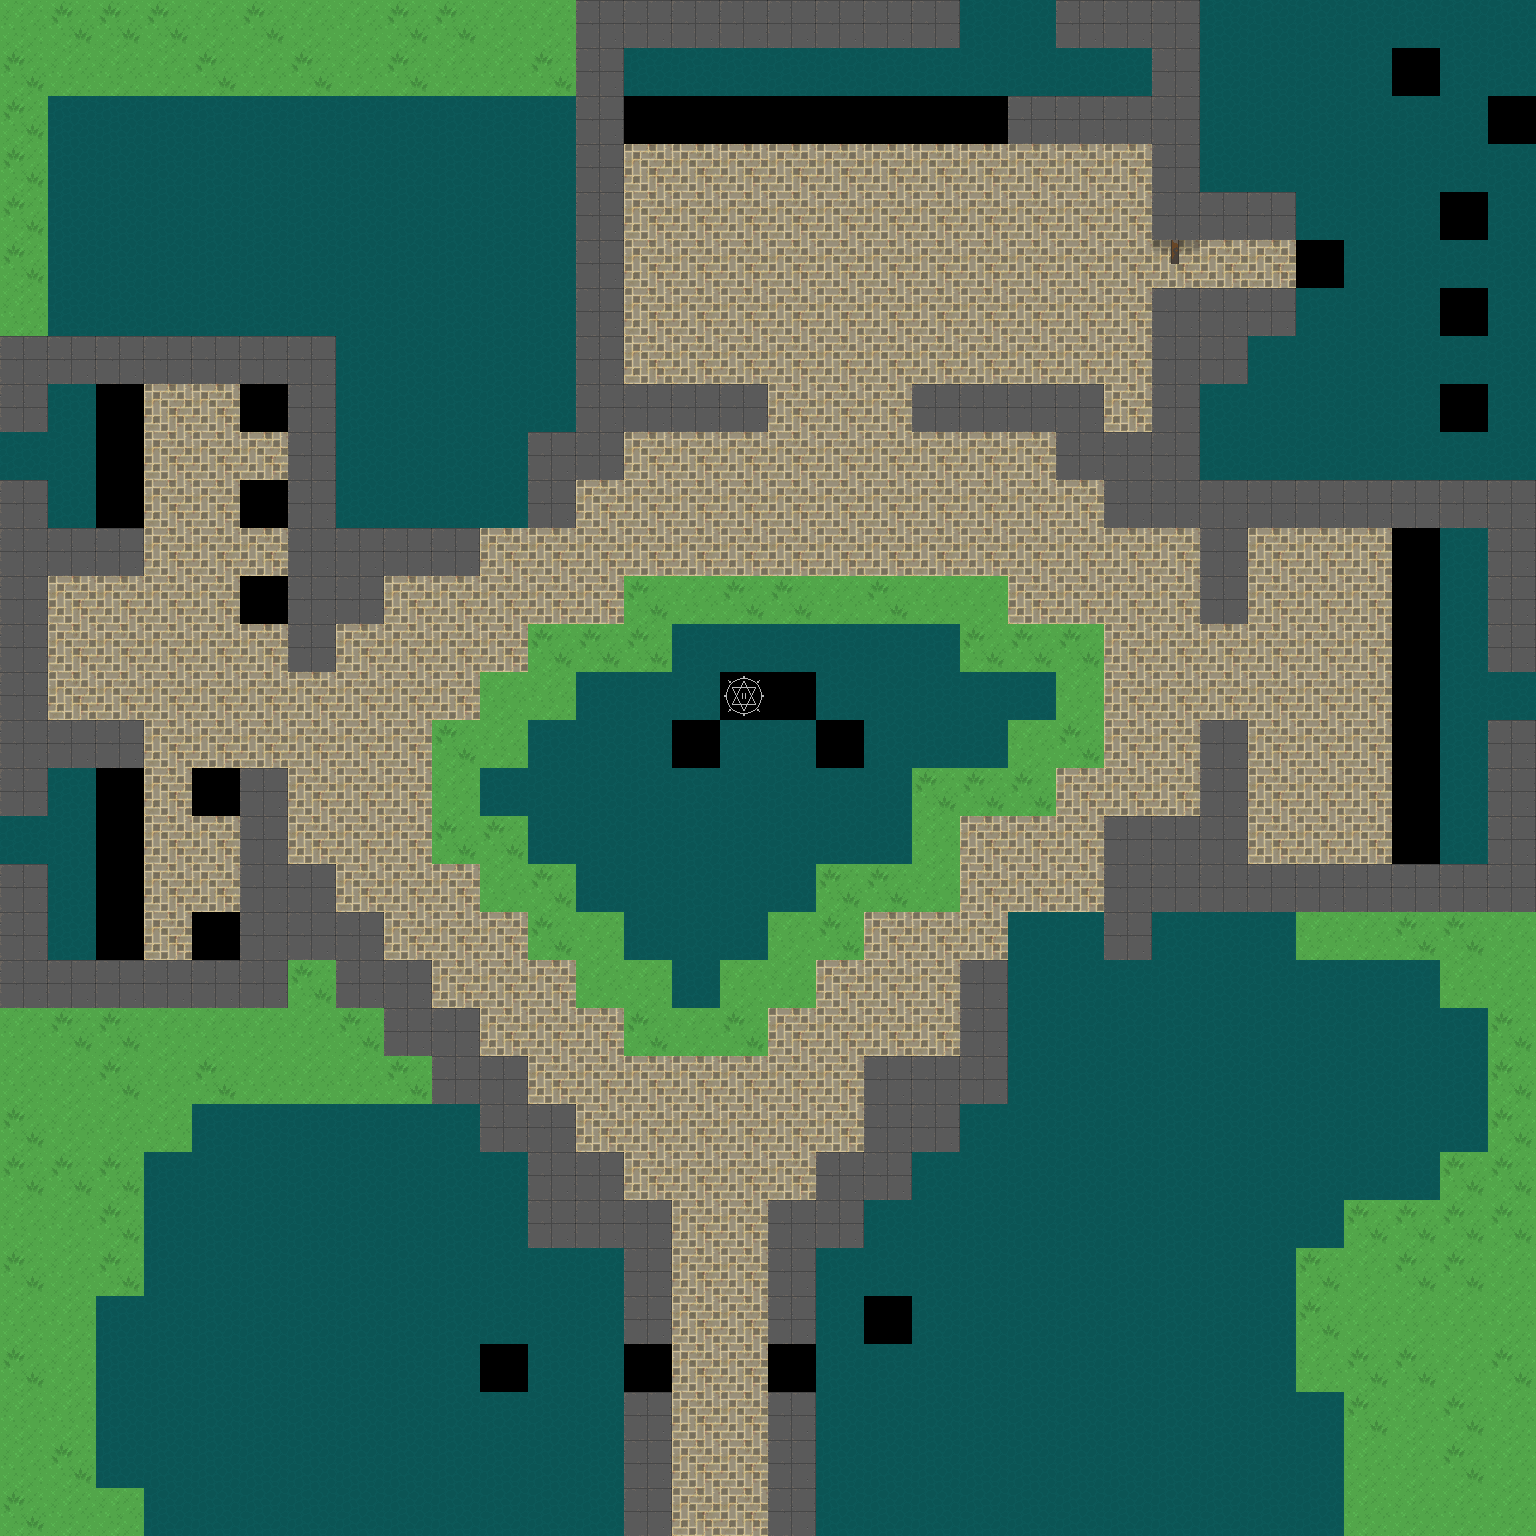

This game map was drawn from its Tiled (.tmx) file and the tilesets committed beside it. A one-line description and the trimmed map source follow:
An orthogonal 32x32 tile map with 48x48 px tiles, 10 tile layers (floor, floor 2, props, creature, ...), 2 tilesets and 4 objects (2x portal, INNKEEPER).

<map version="1.0" orientation="orthogonal" renderorder="right-down" width="32" height="32" tilewidth="48" tileheight="48" nextobjectid="1">
 <properties>
  <property name="startX" value="15" />
  <property name="startY" value="31" />
 </properties> <tileset firstgid="1" name="terrain" tilewidth="48" tileheight="48" tilecount="760" columns="20">
  <image source="uf_terrain.png" width="960" height="1824" />
  <tile id="115">
   <animation>
    <frame tileid="115" duration="500" />
    <frame tileid="116" duration="500" />
    <frame tileid="117" duration="500" />
    <frame tileid="118" duration="500" />
   </animation>
  </tile>
  <tile id="135">
   <animation>
    <frame tileid="135" duration="500" />
    <frame tileid="136" duration="500" />
    <frame tileid="137" duration="500" />
    <frame tileid="138" duration="500" />
   </animation>
  </tile>
  <tile id="155">
   <animation>
    <frame tileid="155" duration="500" />
    <frame tileid="156" duration="500" />
    <frame tileid="157" duration="500" />
    <frame tileid="158" duration="500" />
   </animation>
  </tile>
  <tile id="175">
   <animation>
    <frame tileid="175" duration="500" />
    <frame tileid="176" duration="500" />
    <frame tileid="177" duration="500" />
    <frame tileid="178" duration="500" />
   </animation>
  </tile>
  <tile id="195">
   <animation>
    <frame tileid="195" duration="300" />
    <frame tileid="196" duration="300" />
    <frame tileid="197" duration="300" />
    <frame tileid="198" duration="300" />
   </animation>
  </tile>
  <tile id="215">
   <animation>
    <frame tileid="215" duration="500" />
    <frame tileid="216" duration="500" />
    <frame tileid="217" duration="500" />
    <frame tileid="218" duration="500" />
   </animation>
  </tile>
  <tile id="644">
   <animation>
    <frame tileid="644" duration="200" />
    <frame tileid="645" duration="200" />
   </animation>
  </tile>
  <tile id="664">
   <animation>
    <frame tileid="664" duration="200" />
    <frame tileid="665" duration="200" />
   </animation>
  </tile>
  <tile id="672">
   <animation>
    <frame tileid="672" duration="750" />
    <frame tileid="673" duration="750" />
   </animation>
  </tile>
  <tile id="674">
   <animation>
    <frame tileid="674" duration="750" />
    <frame tileid="675" duration="750" />
   </animation>
  </tile>
 </tileset>
 <tileset firstgid="761" name="heroes" tilewidth="48" tileheight="48" tilecount="520" columns="40">
  <image source="uf_heroes.png" width="1920" height="624" />
 </tileset><layer name="floor" width="32" height="32">
  <data>[1024 cells, 826 non-empty, 4 distinct tile ids]</data>
 </layer>
 <layer name="floor 2" width="32" height="32">
  <data>[1024 cells, 0 non-empty, 0 distinct tile ids]</data>
 </layer>
 <layer name="props" width="32" height="32">
  <data>[1024 cells, 1 non-empty, 1 distinct tile ids]</data>
 </layer>
 <layer name="creature" width="32" height="32">
  <data>[1024 cells, 0 non-empty, 0 distinct tile ids]</data>
 </layer>
 <layer name="water_edges" width="32" height="32">
  <data>[1024 cells, 0 non-empty, 0 distinct tile ids]</data>
 </layer>
 <layer name="shadows" width="32" height="32">
  <data>[1024 cells, 0 non-empty, 0 distinct tile ids]</data>
 </layer>
 <layer name="walls" width="32" height="32">
  <data>[1024 cells, 157 non-empty, 1 distinct tile ids]</data>
 </layer>
 <layer name="door" width="32" height="32">
  <data>[1024 cells, 1 non-empty, 1 distinct tile ids]</data>
 </layer>
 <layer name="torches" width="32" height="32">
  <data>[1024 cells, 0 non-empty, 0 distinct tile ids]</data>
 </layer>
 <layer name="webs" width="32" height="32">
  <data>[1024 cells, 0 non-empty, 0 distinct tile ids]</data>
 </layer>
 <objectgroup name="people">
  <object id="1" name="Jason" type="INNKEEPER" x="864" y="96" width="48" height="48">
   <properties>
    <property name="movement" value="FIXED" />
   </properties>
  </object>
 </objectgroup> <objectgroup name="portals">
  <object id="1" name="WORLD" type="portal" x="1632" y="1920" width="48" height="48" />
  <object id="2" name="WIWOLD_LVL_2" type="portal" x="240" y="624" width="48" height="48" />
 </objectgroup> <objectgroup name="rooms">
  <object id="1" x="1584" y="1824">
   <polygon points="0,0 0,240 336,240 336,0 240,0 240,-48 96,-48 96,0" />
  </object> </objectgroup></map>
